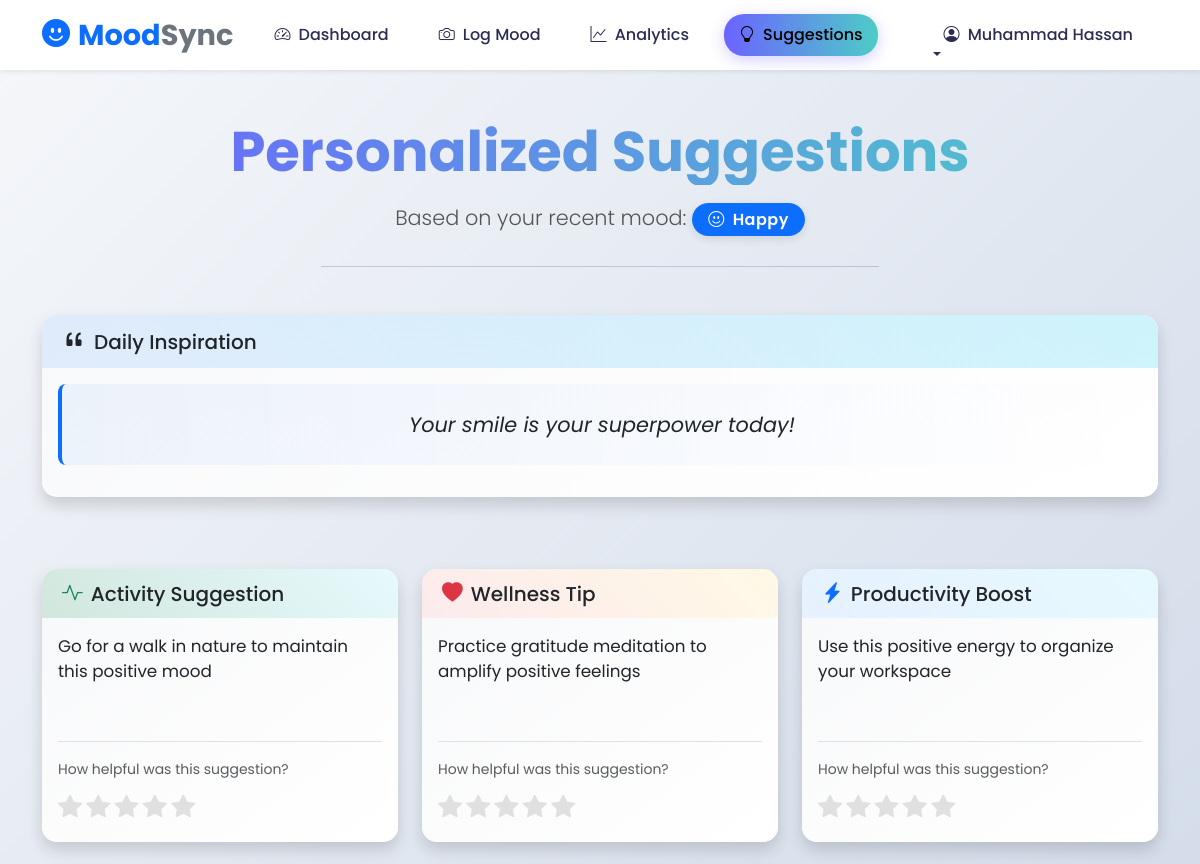
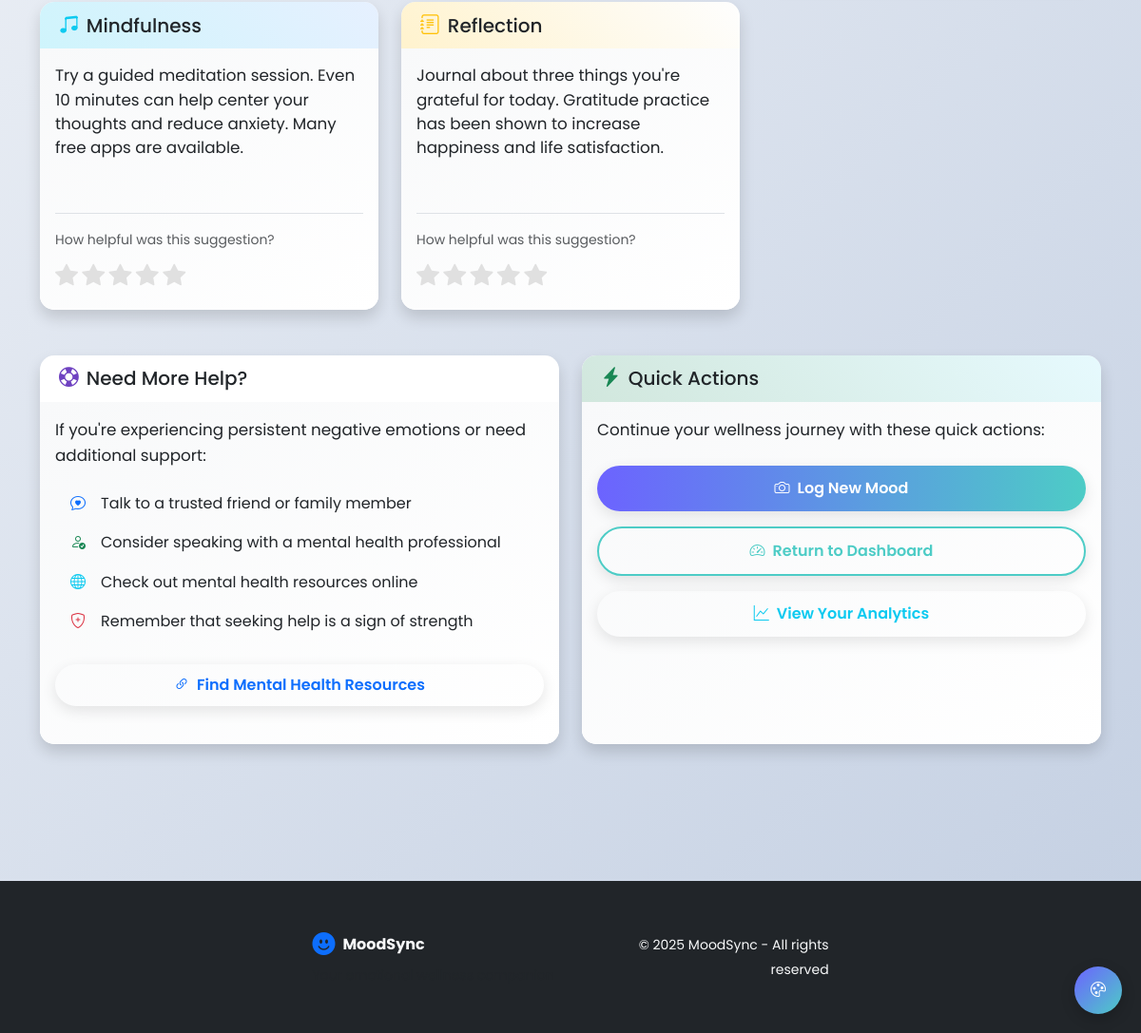
The page /suggestions (signed in) on the database its author committed (2 pictures, top to bottom).
### tables this page shows
CREATE TABLE moods (
                    id INTEGER PRIMARY KEY AUTOINCREMENT,
                    user_id INTEGER DEFAULT 1,
                    detected_emotion VARCHAR(50),
                    confidence_score FLOAT,
                    manual_mood VARCHAR(50),
                    intensity INTEGER,
                    notes TEXT,
                    context VARCHAR(100),
                    image_path VARCHAR(255),
                    timestamp TIMESTAMP DEFAULT CURRENT_TIMESTAMP,
                    FOREIGN KEY (user_id) REFERENCES users (id)
                );

### app.py (the view)
@app.route('/suggestions')
@login_required
def suggestions():
    user_id = session.get('user_id')
    recent_moods = db_manager.get_mood_history(user_id=user_id, limit=1)
    if not recent_moods:
        flash('Please log your mood first to get suggestions', 'info')
        return redirect(url_for('mood_logger'))
    recent_mood = recent_moods[0]
    emotion = recent_mood['detected_emotion']
    suggestions = suggestion_engine.get_suggestions(emotion)
    quote = suggestion_engine.get_personalized_quote(emotion)
    return render_template('suggestions.html',
                          emotion=emotion,
                          suggestions=suggestions,
                          quote=quote)

### templates/suggestions.html (shortened to what this page needs)
{% extends "base.html" %}
{% block content %}
    <div class="container py-5">
        <div class="row mb-4 fade-in">
            <div class="col text-center">
                <h1 class="display-4 mb-3">Personalized Suggestions</h1>
                <p class="lead">Based on your recent mood:
                    <span class="badge bg-primary px-3 py-2" style="font-size: 1rem; box-shadow: 0 3px 10px rgba(0,0,0,0.1);">
                        <i class="bi bi-emoji-smile me-2"></i>{{ emotion|title }}
                    </span>
                </p>
                <hr class="my-4 w-50 mx-auto" style="opacity: 0.2;">
            </div>
        </div>
        <div class="row mb-5">
            <div class="col-12">
                <div class="card shadow slide-up" style="animation-delay: 0.1s; border-radius: 15px; background: linear-gradient(145deg, #f8f9fa, #ffffff);">
                    <div class="card-header" style="background: linear-gradient(45deg, rgba(var(--bs-primary-rgb), 0.1), rgba(var(--bs-info-rgb), 0.2)); border-radius: 15px 15px 0 0;">
                        <h5 class="mb-0 d-flex align-items-center">
                            <i class="bi bi-quote me-2" style="font-size: 1.5rem;"></i>
                            <span>Daily Inspiration</span>
                        </h5>
                    </div>
                    <div class="card-body">
                        <blockquote class="blockquote text-center pulse">
                            <p style="font-size: 1.3rem; line-height: 1.6;">{{ quote }}</p>
                        </blockquote>
                    </div>
                </div>
            </div>
        </div>
        <div class="row mb-4">
            {% for suggestion in suggestions %}
            <div class="col-lg-4 col-md-6 mb-4">
                <div class="card shadow h-100 slide-up" style="animation-delay: {{ loop.index * 0.1 }}s; border-radius: 15px; border: none; overflow: hidden;">
                    <div class="card-header" style="background: linear-gradient(45deg,
                        {% if suggestion.type == 'activities' %}
                            rgba(var(--bs-success-rgb), 0.2), rgba(var(--bs-info-rgb), 0.1)
                        {% elif suggestion.type == 'wellness' %}
                            rgba(var(--bs-danger-rgb), 0.1), rgba(var(--bs-warning-rgb), 0.1)
                        {% elif suggestion.type == 'productivity' %}
                            rgba(var(--bs-primary-rgb), 0.1), rgba(var(--bs-info-rgb), 0.1)
                        {% elif suggestion.type == 'social' %}
                            rgba(var(--bs-purple-rgb), 0.1), rgba(var(--bs-info-rgb), 0.1)
                        {% else %}
                            rgba(var(--bs-secondary-rgb), 0.1), rgba(var(--bs-light-rgb), 0.2)
                        {% endif %}
                    ); border-radius: 15px 15px 0 0;">
                        <h5 class="mb-0 d-flex align-items-center">
                            {% if suggestion.type == 'activities' %}
                            <i class="bi bi-activity me-2" style="font-size: 1.3rem; color: var(--bs-success);"></i>Activity Suggestion
                            {% elif suggestion.type == 'wellness' %}
                            <i class="bi bi-heart-fill me-2" style="font-size: 1.3rem; color: var(--bs-danger);"></i>Wellness Tip
                            {% elif suggestion.type == 'productivity' %}
                            <i class="bi bi-lightning-charge-fill me-2" style="font-size: 1.3rem; color: var(--bs-primary);"></i>Productivity Boost
                            {% elif suggestion.type == 'social' %}
                            <i class="bi bi-people-fill me-2" style="font-size: 1.3rem; color: var(--bs-purple);"></i>Social Connection
                            {% else %}
                            <i class="bi bi-lightbulb-fill me-2" style="font-size: 1.3rem; color: var(--bs-warning);"></i>Suggestion
                            {% endif %}
                        </h5>
                    </div>
                    <div class="card-body d-flex flex-column" style="background: linear-gradient(145deg, #f8f9fa, #ffffff);">
                        <p class="card-text flex-grow-1" style="font-size: 1.05rem; line-height: 1.5;">{{ suggestion.content }}</p>
                        <div class="mt-3 pt-3 border-top">
                            <p class="text-muted small mb-2">How helpful was this suggestion?</p>
                            <div class="rating" data-suggestion-id="{{ suggestion.id|default(loop.index) }}">
                                <i class="bi bi-star-fill rating-star" data-rating="1" style="color: #e0e0e0;"></i>
                                <i class="bi bi-star-fill rating-star" data-rating="2" style="color: #e0e0e0;"></i>
                                <i class="bi bi-star-fill rating-star" data-rating="3" style="color: #e0e0e0;"></i>
                                <i class="bi bi-star-fill rating-star" data-rating="4" style="color: #e0e0e0;"></i>
                                <i class="bi bi-star-fill rating-star" data-rating="5" style="color: #e0e0e0;"></i>
                            </div>
                        </div>
                    </div>
                </div>
            </div>
            {% endfor %}
            <div class="col-lg-4 col-md-6 mb-4">
                <div class="card shadow h-100 slide-up" style="animation-delay: 0.5s; border-radius: 15px; border: none; overflow: hidden;">
                    <div class="card-header" style="background: linear-gradient(45deg, rgba(var(--bs-info-rgb), 0.2), rgba(var(--bs-primary-rgb), 0.1)); border-radius: 15px 15px 0 0;">
                        <h5 class="mb-0 d-flex align-items-center">
                            <i class="bi bi-music-note-beamed me-2" style="font-size: 1.3rem; color: var(--bs-info);"></i>
                            <span>Mindfulness</span>
                        </h5>
                    </div>
                    <div class="card-body d-flex flex-column" style="background: linear-gradient(145deg, #f8f9fa, #ffffff);">
                        <p class="card-text flex-grow-1" style="font-size: 1.05rem; line-height: 1.5;">Try a guided meditation session. Even 10 minutes can help center your thoughts and reduce anxiety. Many free apps are available.</p>
                        <div class="mt-3 pt-3 border-top">
                            <p class="text-muted small mb-2">How helpful was this suggestion?</p>
                            <div class="rating" data-suggestion-id="5">
                                <i class="bi bi-star-fill rating-star" data-rating="1" style="color: #e0e0e0;"></i>
                                <i class="bi bi-star-fill rating-star" data-rating="2" style="color: #e0e0e0;"></i>
                                <i class="bi bi-star-fill rating-star" data-rating="3" style="color: #e0e0e0;"></i>
                                <i class="bi bi-star-fill rating-star" data-rating="4" style="color: #e0e0e0;"></i>
                                <i class="bi bi-star-fill rating-star" data-rating="5" style="color: #e0e0e0;"></i>
                            </div>
                        </div>
                    </div>
                </div>
            </div>
            <div class="col-lg-4 col-md-6 mb-4">
                <div class="card shadow h-100 slide-up" style="animation-delay: 0.6s; border-radius: 15px; border: none; overflow: hidden;">
                    <div class="card-header" style="background: linear-gradient(45deg, rgba(var(--bs-warning-rgb), 0.2), rgba(var(--bs-light-rgb), 0.2)); border-radius: 15px 15px 0 0;">
                        <h5 class="mb-0 d-flex align-items-center">
                            <i class="bi bi-journal-text me-2" style="font-size: 1.3rem; color: var(--bs-warning);"></i>
                            <span>Reflection</span>
                        </h5>
                    </div>
                    <div class="card-body d-flex flex-column" style="background: linear-gradient(145deg, #f8f9fa, #ffffff);">
                        <p class="card-text flex-grow-1" style="font-size: 1.05rem; line-height: 1.5;">Journal about three things you're grateful for today. Gratitude practice has been shown to increase happiness and life satisfaction.</p>
                        <div class="mt-3 pt-3 border-top">
                            <p class="text-muted small mb-2">How helpful was this suggestion?</p>
                            <div class="rating" data-suggestion-id="6">
                                <i class="bi bi-star-fill rating-star" data-rating="1" style="color: #e0e0e0;"></i>
                                <i class="bi bi-star-fill rating-star" data-rating="2" style="color: #e0e0e0;"></i>
                                <i class="bi bi-star-fill rating-star" data-rating="3" style="color: #e0e0e0;"></i>
                                <i class="bi bi-star-fill rating-star" data-rating="4" style="color: #e0e0e0;"></i>
                                <i class="bi bi-star-fill rating-star" data-rating="5" style="color: #e0e0e0;"></i>
                            </div>
                        </div>
                    </div>
                </div>
            </div>
        </div>
        <div class="row mb-5">
            <div class="col-md-6">
                <div class="card shadow h-100 slide-up" style="animation-delay: 0.7s; border-radius: 15px; border: none; overflow: hidden;">
                    <div class="card-header" style="background: linear-gradient(45deg, rgba(var(--bs-purple-rgb), 0.2), rgba(var(--bs-info-rgb), 0.1)); border-radius: 15px 15px 0 0;">
                        <h5 class="mb-0 d-flex align-items-center">
                            <i class="bi bi-life-preserver me-2" style="font-size: 1.3rem; color: var(--bs-purple);"></i>
                            <span>Need More Help?</span>
                        </h5>
                    </div>
                    <div class="card-body" style="background: linear-gradient(145deg, #f8f9fa, #ffffff);">
                        <p class="mb-3" style="font-size: 1.05rem;">If you're experiencing persistent negative emotions or need additional support:</p>
                        <ul class="list-group list-group-flush mb-4">
                            <li class="list-group-item bg-transparent border-0 d-flex align-items-center">
                                <i class="bi bi-chat-heart me-3 text-primary"></i>
                                <span>Talk to a trusted friend or family member</span>
                            </li>
                            <li class="list-group-item bg-transparent border-0 d-flex align-items-center">
                                <i class="bi bi-person-check me-3 text-success"></i>
                                <span>Consider speaking with a mental health professional</span>
                            </li>
                            <li class="list-group-item bg-transparent border-0 d-flex align-items-center">
                                <i class="bi bi-globe me-3 text-info"></i>
                                <span>Check out mental health resources online</span>
                            </li>
                            <li class="list-group-item bg-transparent border-0 d-flex align-items-center">
                                <i class="bi bi-shield-plus me-3 text-danger"></i>
                                <span>Remember that seeking help is a sign of strength</span>
                            </li>
                        </ul>
                        <div class="d-grid gap-2">
                            <a href="https://www.nimh.nih.gov/health/find-help" class="btn btn-outline-primary" target="_blank" style="border-radius: 50px; padding: 10px 20px;">
                                <i class="bi bi-link-45deg me-2"></i>Find Mental Health Resources
                            </a>
                        </div>
                    </div>
                </div>
            </div>
            <div class="col-md-6">
                <div class="card shadow h-100 slide-up" style="animation-delay: 0.8s; border-radius: 15px; border: none; overflow: hidden;">
                    <div class="card-header" style="background: linear-gradient(45deg, rgba(var(--bs-success-rgb), 0.2), rgba(var(--bs-info-rgb), 0.1)); border-radius: 15px 15px 0 0;">
                        <h5 class="mb-0 d-flex align-items-center">
                            <i class="bi bi-lightning-charge-fill me-2" style="font-size: 1.3rem; color: var(--bs-success);"></i>
                            <span>Quick Actions</span>
                        </h5>
                    </div>
                    <div class="card-body" style="background: linear-gradient(145deg, #f8f9fa, #ffffff);">
                        <p class="mb-4" style="font-size: 1.05rem;">Continue your wellness journey with these quick actions:</p>
                        <div class="d-grid gap-3">
                            <a href="{{ url_for('mood_logger') }}" class="btn btn-primary" style="border-radius: 50px; padding: 12px 20px;">
                                <i class="bi bi-camera me-2"></i>Log New Mood
                            </a>
                            <a href="{{ url_for('dashboard') }}" class="btn btn-outline-secondary" style="border-radius: 50px; padding: 12px 20px;">
                                <i class="bi bi-speedometer2 me-2"></i>Return to Dashboard
                            </a>
                            <a href="{{ url_for('analytics') }}" class="btn btn-outline-info" style="border-radius: 50px; padding: 12px 20px;">
                                <i class="bi bi-graph-up me-2"></i>View Your Analytics
                            </a>
                        </div>
                    </div>
                </div>
            </div>
        </div>
    </div>
    {% endblock %} -->

### rows shown on the page
moods: detected_emotion "Happy", shows "Activity Suggestion", content "Go for a walk in nature to maintain this positive mood", content "Practice gratitude meditation to amplify positive feelings", content "Use this positive energy to organize your workspace"

### other values the page prints
{{ quote }} "Your smile is your superpower today!"
